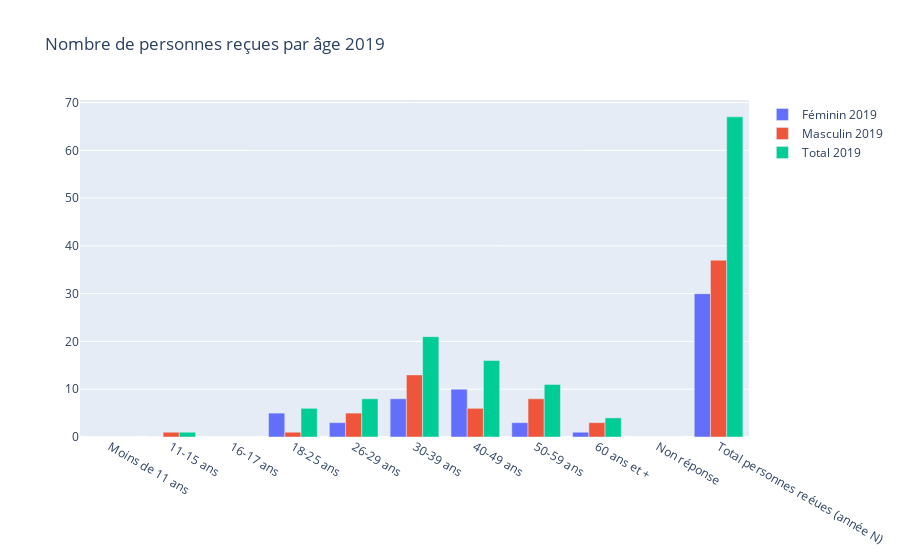

Here is the notebook cell this chart was saved with:
### Code cell
"Nombre de personnes reçues par âge 2019'

### Figure 1 — Plotly figure (JSON) as saved in the notebook; plotly's stock layout.template omitted (floating-point values rounded to 4 significant figures)
{"data": [{"name": "Féminin 2019", "type": "bar", "x": ["Moins de 11 ans", "11-15 ans", "16-17 ans", "18-25 ans", "26-29 ans", "30-39 ans", "40-49 ans", "50-59 ans", "60 ans et +", "Non réponse", "Total personnes reéues (année N)"], "y": [0, 0, 0, 5, 3, 8, 10, 3, 1, 0, 30]}, {"name": "Masculin 2019", "type": "bar", "x": ["Moins de 11 ans", "11-15 ans", "16-17 ans", "18-25 ans", "26-29 ans", "30-39 ans", "40-49 ans", "50-59 ans", "60 ans et +", "Non réponse", "Total personnes reéues (année N)"], "y": [0, 1, 0, 1, 5, 13, 6, 8, 3, 0, 37]}, {"name": "Total 2019", "type": "bar", "x": ["Moins de 11 ans", "11-15 ans", "16-17 ans", "18-25 ans", "26-29 ans", "30-39 ans", "40-49 ans", "50-59 ans", "60 ans et +", "Non réponse", "Total personnes reéues (année N)"], "y": [0, 1, 0, 6, 8, 21, 16, 11, 4, 0, 67]}], "layout": {"barmode": "group", "title": {"text": "Nombre de personnes reçues par âge 2019"}}}
